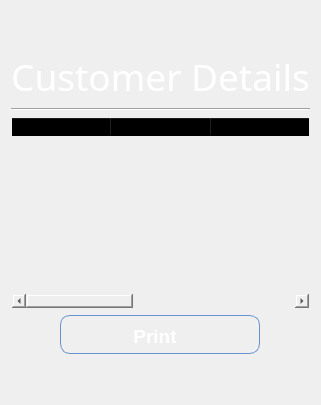
            <widget class="QWidget" name="customer_Details_Page">
             <layout class="QVBoxLayout" name="verticalLayout_6">
              <item>
               <spacer name="verticalSpacer_9">
                <property name="orientation">
                 <enum>Qt::Vertical</enum>
                </property>
                <property name="sizeType">
                 <enum>QSizePolicy::Preferred</enum>
                </property>
                <property name="sizeHint" stdset="0">
                 <size>
                  <width>20</width>
                  <height>40</height>
                 </size>
                </property>
               </spacer>
              </item>
              <item>
               <widget class="QLabel" name="label_26">
                <property name="font">
                 <font>
                  <family>Snap ITC</family>
                  <pointsize>28</pointsize>
                 </font>
                </property>
                <property name="styleSheet">
                 <string notr="true">background:transparent;
color: rgb(255, 255, 255);</string>
                </property>
                <property name="text">
                 <string>Customer Details</string>
                </property>
                <property name="alignment">
                 <set>Qt::AlignCenter</set>
                </property>
               </widget>
              </item>
              <item>
               <widget class="Line" name="line_14">
                <property name="orientation">
                 <enum>Qt::Horizontal</enum>
                </property>
               </widget>
              </item>
              <item>
               <widget class="QTableWidget" name="tableWidget">
                <property name="styleSheet">
                 <string notr="true">background:transparent;</string>
                </property>
                <column>
                 <property name="text">
                  <string>New Column</string>
                 </property>
                </column>
                <column>
                 <property name="text">
                  <string>Contact_No.</string>
                 </property>
                </column>
                <column>
                 <property name="text">
                  <string>Email</string>
                 </property>
                </column>
                <column>
                 <property name="text">
                  <string>Address</string>
                 </property>
                </column>
                <column>
                 <property name="text">
                  <string>Gender</string>
                 </property>
                </column>
               </widget>
              </item>
              <item>
               <layout class="QHBoxLayout" name="horizontalLayout_9">
                <item>
                 <widget class="QPushButton" name="pushButton_6">
                  <property name="minimumSize">
                   <size>
                    <width>200</width>
                    <height>0</height>
                   </size>
                  </property>
                  <property name="maximumSize">
                   <size>
                    <width>100</width>
                    <height>16777215</height>
                   </size>
                  </property>
                  <property name="font">
                   <font>
                    <family>Arial</family>
                    <pointsize>14</pointsize>
                    <weight>75</weight>
                    <italic>false</italic>
                    <bold>true</bold>
                   </font>
                  </property>
                  <property name="styleSheet">
                   <string notr="true">QPushButton:hover{
 background-image: url(:/newPrefix/img3.jpg);
       /* background:  qlineargradient(x1 : 0, y1 : 0, x2 : 0, y2 :   1, stop :   0.0 #ffd9aa,
                stop :   0.5 #ffbb6e, stop :   0.55 #feae42, stop :   1.0 #fedb74);*/
}

QPushButton {
        border: 1px solid #6593cf;
		border-width: 1px;
        border-radius: 10px;
        padding: 5px 15px 2px 5px;
        background:transparent;/* qlineargradient(x1 : 0, y1 : 0, x2 : 0, y2 :   1, stop :   0.0 #f5f9ff,
                stop :   0.5 #c7dfff, stop :   0.55 #afd2ff, stop :   1.0 #c0dbff);*/
       color: rgb(255, 255, 255);
		
	font: 75 14pt &quot;MS Shell Dlg 2&quot;;
        font: bold large &quot;Arial&quot;;
        height: 30px;
}




QPushButton:pressed {
        /*  background: qlineargradient(x1 : 0, y1 : 0, x2 : 0, y2 :   1, stop :   0.0 #c0dbff,
        stop :   0.5 #cfd26f, stop :   0.55 #c7df6f, stop :   1.0 #f5f9ff);*/
	    background-image: url(:/newPrefix/Img1.jpg);
        padding-top: 2px;
        padding-left: 3px;

}


QPushButton:on {
        background: qlineargradient(x1 : 0, y1 : 0, x2 : 0, y2 :   1, stop :   0.0 #5AA72D,
        stop :   0.5 #B3E296, stop :   0.55 #B3E296, stop :   1.0 #f5f9ff);
        padding-top: 2px;
        padding-left: 3px;
}

QPushButton:disabled {
        background: transparent #e5e9ee;
        padding-top: 2px;        
        padding-left: 3px;
        color: black;
}</string>
                  </property>
                  <property name="text">
                   <string>Print</string>
                  </property>
                 </widget>
                </item>
               </layout>
              </item>
              <item>
               <spacer name="verticalSpacer_49">
                <property name="orientation">
                 <enum>Qt::Vertical</enum>
                </property>
                <property name="sizeType">
                 <enum>QSizePolicy::Preferred</enum>
                </property>
                <property name="sizeHint" stdset="0">
                 <size>
                  <width>20</width>
                  <height>40</height>
                 </size>
                </property>
               </spacer>
              </item>
             </layout>
            </widget>
